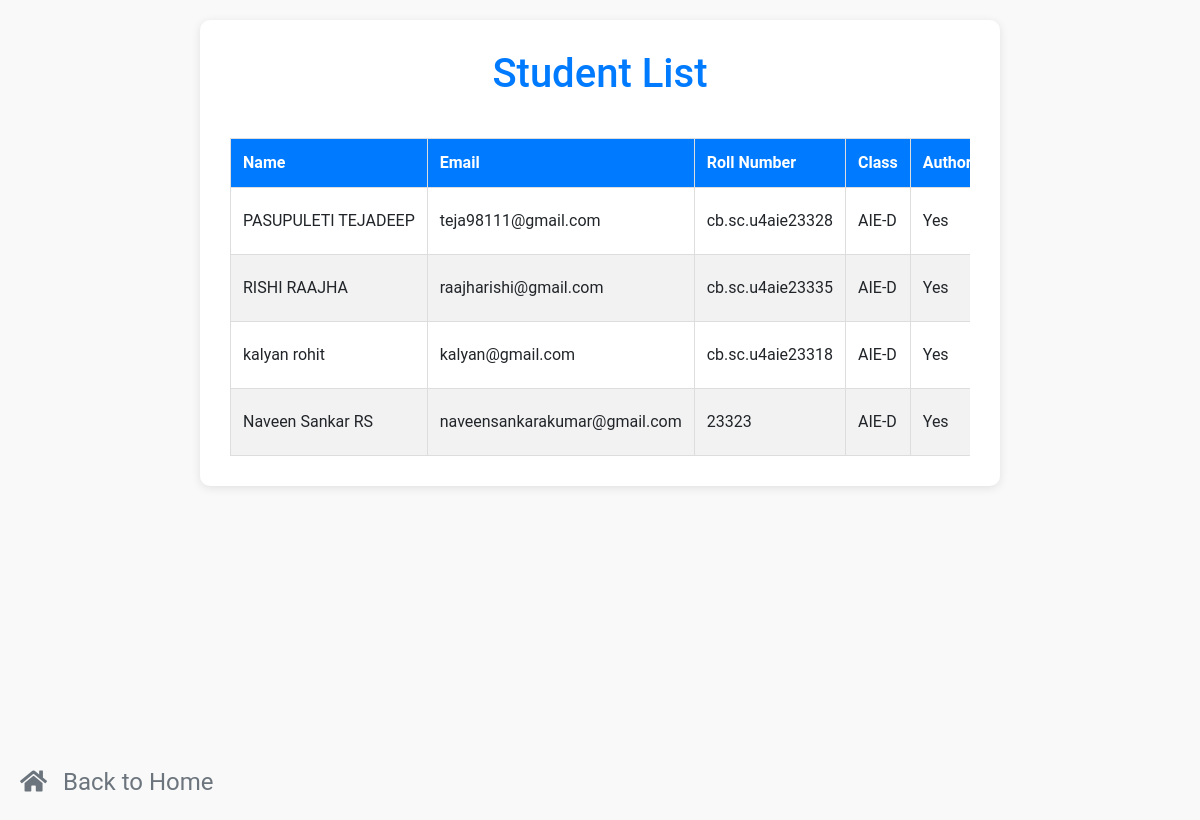
The app's page /students/ (signed in) with its own data.
### app1/models.py (models this page shows, shortened)
class Student(models.Model):
    name = models.CharField(max_length=100)
    email = models.EmailField()
    roll_number = models.CharField(max_length=20, unique=True)
    student_class = models.CharField(max_length=10)
    username = models.CharField(max_length=50, unique=True, null=False, default='temp_username')
    password = models.CharField(max_length=100)
    image = models.ImageField(upload_to='student_images/', blank=True, null=True)
    authorized = models.BooleanField(default=False)

### app1/views.py (the view)
# urls.py: path('students/', views.student_list, name='student-list'),
@login_required
@user_passes_test(is_admin)
def student_list(request):
    students = Student.objects.all()
    return render(request, 'student_list.html', {'students': students})

### app1/views.py (called while the page is built)
def is_admin(user):
    return user.is_superuser

### templates/student_list.html (shortened to what this page needs)
<!DOCTYPE html>
<html lang="en">
<head>
    <link href="https://maxcdn.bootstrapcdn.com/bootstrap/4.5.2/css/bootstrap.min.css" rel="stylesheet">
    <link rel="stylesheet" href="https://cdnjs.cloudflare.com/ajax/libs/font-awesome/5.15.4/css/all.min.css">
</head>
<body>
    <div class="container">
        <h1>Student List</h1>
        <div class="table-responsive">
            <table>
                <thead>
                    <tr>
                        <th>Name</th>
                        <th>Email</th>
                        <th>Roll Number</th>
                        <th>Class</th>
                        <th>Authorized</th>
                    </tr>
                </thead>
                <tbody>
                    {% for student in students %}
                    <tr>
                        <td>{{ student.name }}</td>
                        <td>{{ student.email }}</td>
                        <td>{{ student.roll_number }}</td>
                        <td>{{ student.student_class }}</td>
                        <td>{% if student.authorized %} Yes {% else %} No {% endif %}</td>
                    </tr>
                    {% endfor %}
                </tbody>
            </table>
        </div>
    </div>
    <div class="footer" onclick="location.href='{% url 'home' %}'">
        <i class="fas fa-home"></i> Back to Home
    </div>
</body>
</html>

### templates/student_list.html (style rules this page uses)
body { font-family: 'Roboto', Arial, sans-serif; background-color: #f9f9f9; margin: 0; padding: 0; position: relative; min-height: 100vh; }
.container { width: 100%; max-width: 800px; margin: 20px auto; background-color: #fff; padding: 30px; border-radius: 10px; box-shadow: 0 2px 10px rgba(0,0,0,0.1); transition: box-shadow 0.3s ease; box-sizing: border-box; position: relative; z-index: 1; }
h1 { text-align: center; color: #007bff; margin-bottom: 20px; }
.table-responsive { width: 100%; overflow-x: auto; }
table { width: 100%; border-collapse: collapse; margin-top: 20px; }
th, td { border: 1px solid #ddd; padding: 12px; text-align: left; white-space: nowrap; }
th { background-color: #007bff; color: #fff; }
tr:nth-child(even) { background-color: #f2f2f2; }
.footer { position: absolute; bottom: 20px; left: 20px; color: #6c757d; font-size: 24px; cursor: pointer; }
.footer i { margin-right: 10px; }

### records on screen
Student: name "PASUPULETI TEJADEEP", email "teja98111@gmail.com", roll_number "cb.sc.u4aie23328", student_class "AIE-D", authorized "Yes"
Student: name "RISHI RAAJHA", email "raajharishi@gmail.com", roll_number "cb.sc.u4aie23335", student_class "AIE-D", authorized "Yes"
Student: name "kalyan rohit", email "kalyan@gmail.com", roll_number "cb.sc.u4aie23318", student_class "AIE-D", authorized "Yes"
Student: name "Naveen Sankar RS", email "naveensankarakumar@gmail.com", roll_number "23323", student_class "AIE-D", authorized "Yes"
